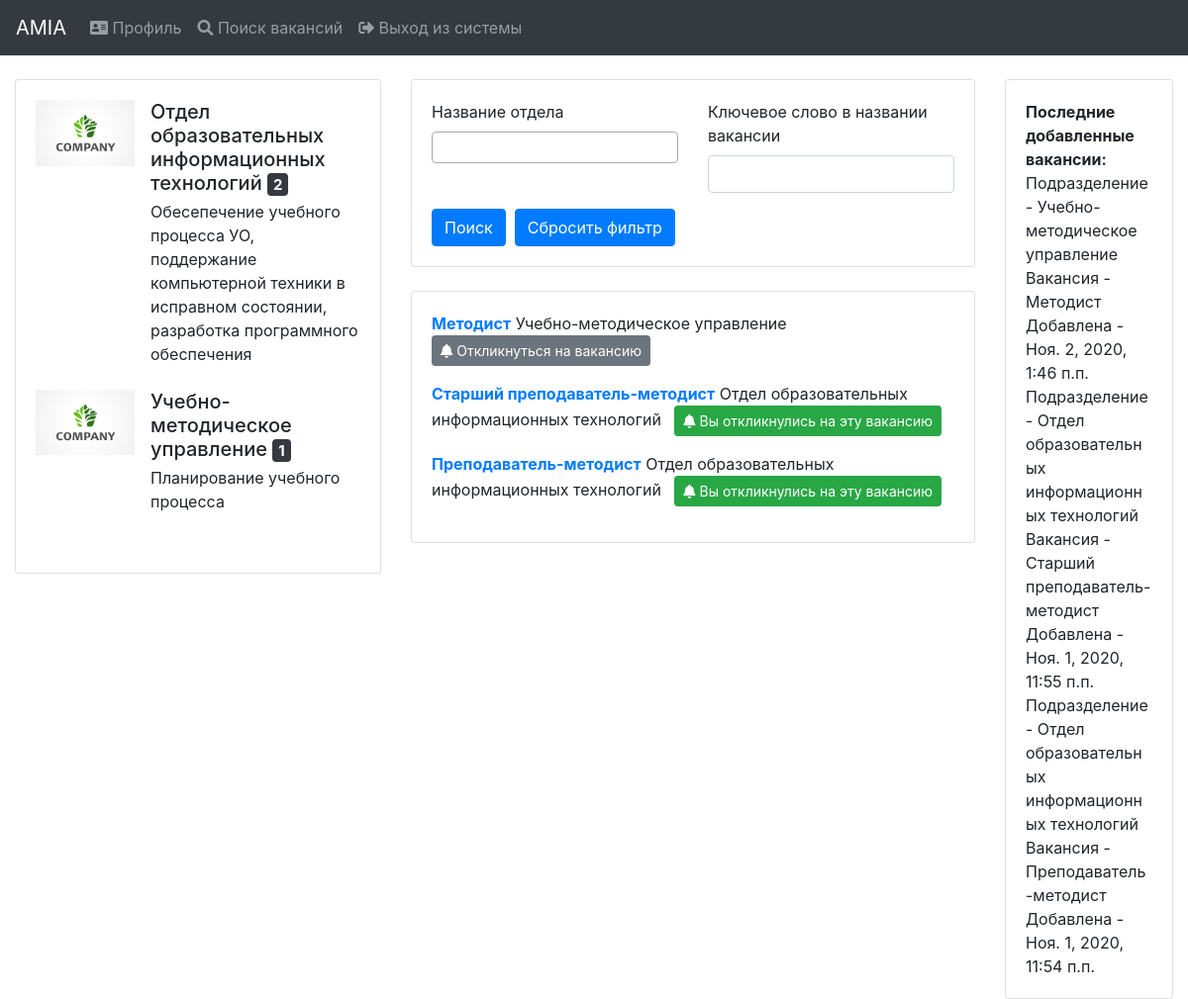
Before: /institution/ (signed in) with the older database file.
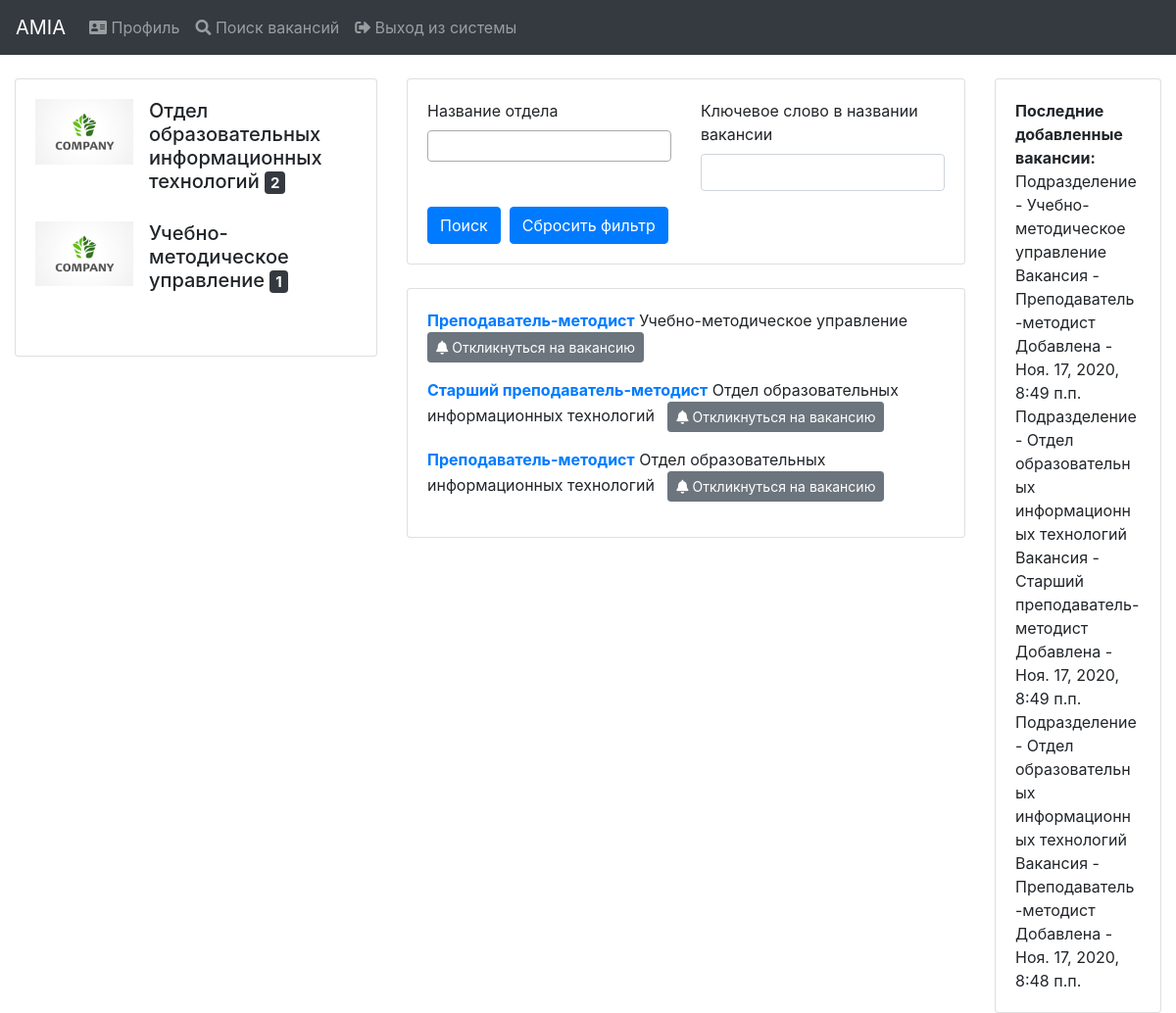
After: the same page with the newer database file.
### institution/models.py (models this page shows, shortened)
class Institution(models.Model):
    institution_name = models.CharField(max_length=255, verbose_name="Institution name")
    info_about = models.TextField(verbose_name="About", blank=True, null=True)
    img = models.ImageField(verbose_name="Image", blank=True, null=True, upload_to='institutions')
    subscribers = models.ManyToManyField(SocialProfile, verbose_name="Subscribers")
    def __str__(self):
        return self.institution_name
    class Meta:
        ordering = ('institution_name',)
        verbose_name = 'Institution'
        verbose_name_plural = 'Institution'

class Vacancy(models.Model):
    OPENED = 1
    COMPLETED = 2
    BLOCKED = 3
    STATUSES = [
        (OPENED, 'Opened'),
        (COMPLETED, 'Completed'),
        (BLOCKED, 'Blocked'),
    ]
    vacancy = models.CharField(max_length=255, verbose_name="Vacancy")
    date_added = models.DateTimeField(verbose_name="Date added", auto_now_add=True)
    who_added = models.ForeignKey(User, on_delete=models.SET_NULL, verbose_name="Who added", blank=True, null=True)
    description = models.TextField(verbose_name="Description", blank=True, null=True)
    institution = models.ForeignKey(Institution, on_delete=models.CASCADE, verbose_name="Institution")
    responded = models.ManyToManyField(SocialProfile, verbose_name="Responded", through='RespondedVacancy')
    status = models.IntegerField(verbose_name="Status", choices=STATUSES, default=OPENED)
    skills = models.ManyToManyField(Skill, verbose_name="Skills", blank=True)
    languages = models.ManyToManyField(Language, verbose_name="Language", through='LanguageWithLevelVacancy')
    def __str__(self):
        return self.vacancy
    class Meta:
        ordering = ('vacancy',)
        verbose_name = 'Vacancy'
        verbose_name_plural = 'Vacancies'

### institution/views.py (the view)
# urls.py: path('', views.SearchView.as_view(), name='search'),
class SearchView(LoginRequiredMixin, View):
    def get(self, request):
        institutions = Institution.objects.all()
        vacancies = Vacancy.objects.all().order_by('-date_added')[:5]
        f = VacancyFilterForProfile(request.GET, queryset=Vacancy.objects.all().order_by('-pk'))
        paginator = Paginator(f.qs, 50)
        page = request.GET.get('page')
        vacancies_search = paginator.get_page(page)
        return render(request, 'institution/vacancies/vacancy_search.html', {
            'institutions': institutions,
            'vacancies': vacancies,
            'vacancies_search': vacancies_search,
            'filter': f,
        })

### context_processors/models_context.py (called while the page is built)
def models_context(request):
    return {'educational': EducationalInstitution.objects.all(),
            'language_levels': LanguageLevel.objects.all(),
            'languages': Language.objects.all(),
            'specialties': Specialty.objects.all(),
            'skills': Skill.objects.all(),
            'interests': Interest.objects.all(),
            }

### institution/templates/institution/vacancies/vacancy_search.html (shortened to what this page needs)
{% extends 'base.html' %}
{% load widget_tweaks %}
{% load static %}
{% block content %}
    {% include 'social_profile/navbar.html' %}
    <br>
    <div class="container-fluid">
        <div class="row">
            <div class="col-lg-4">
                <div class="card">
                    <div class="card-body">
                        <ul class="list-unstyled">
                            {% for inst in institutions %}
                                <li class="media">
                                    {% if inst.img %}
                                        <img src="{{ inst.img.url }}" class="mr-3" alt="institution_image" style="width: 100px;">
                                    {% endif %}
                                    <div class="media-body">
                                        <h5 class="mt-0 mb-1">{{ inst.institution_name }}
                                            <a href="{% url 'institution:institution_vacancy' inst.id %}" class="badge badge-dark">{{ inst.vacancy_set.all.count }}</a>
                                        </h5>
                                        {{ inst.info_about }}
                                    </div>
                                </li><br>
                            {% endfor %}
                        </ul>
                    </div>
                </div>
            </div>
            <div class="col-lg-6">
                <div class="card">
                    <div class="card-body">
                        <form action="{% url 'institution:search' %}" method="get">
                            <div class="row">
                                <div class="col-lg-6">
                                    <div class="form-group">
                                        <label for="exampleInputEmail1">Название отдела</label>
                                    </div>
                                </div>
                                <div class="col-lg-6">
                                    <div class="form-group">
                                        <label for="exampleInputPassword1">Ключевое слово в названии вакансии</label>
                                        {% render_field filter.form.vacancy class+="form-control" style="width: 100%" %}
                                    </div>
                                </div>
                            </div>
                            <button type="submit" class="btn btn-primary">Поиск</button>&nbsp;&nbsp;<a href="{% url 'institution:search' %}" class="btn btn-primary">Сбросить фильтр</a>
                        </form>
                    </div>
                </div><br>
                <div class="card">
                    <div class="card-body">
                        {% if vacancies_search %}
                            {% for vac in vacancies_search %}
                                <p>
                                    <a class="" data-toggle="collapse" href="#collapseExample{{ vac.id }}" role="button" aria-expanded="false" aria-controls="collapseExample">
                                        <b>{{ vac.vacancy }}</b>
                                    </a> {{ vac.institution }}&nbsp;&nbsp;
                                    {% if request.user.socialprofile in vac.responded.all %}
                                        <button class="btn btn-success vacancy_respond btn-sm" type="button" id="id_vacancy_respond" name="vacancy_respond" data-VacancyId="{{ vac.id }}" value="1" disabled>
                                            <i class="fas fa-bell"></i> Вы откликнулись на эту вакансию
                                        </button>
                                    {% else %}
                                        <button class="btn btn-secondary vacancy_respond btn-sm" type="button" id="id_vacancy_respond" name="vacancy_respond" data-VacancyId="{{ vac.id }}" value="-1" disabled>
                                            <i class="fas fa-bell"></i> Откликнуться на вакансию
                                        </button>
                                    {% endif %}
                                </p>
                            {% endfor %}
                        {% else %}
                            По вашему запросу ничего не найдено
                        {% endif %}
                    </div>
                </div>
            </div>
            <div class="col-lg-2">
                <div class="card">
                    <div class="card-body">
                        <b>Последние добавленные вакансии:</b><br>
                        {% for vacancy in vacancies %}
                            Подразделение - {{ vacancy.institution }}<br>
                            Вакансия - {{ vacancy }} Добавлена - {{ vacancy.date_added }}<br>
                        {% endfor %}
                    </div>
                </div>
            </div>
        </div>
    </div>
{% endblock %}

### templates/base.html (shortened to what this page needs)
<!doctype html>
<html lang="ru">
<head>
    {% load static %}
    <link rel="stylesheet" href="https://cdn.jsdelivr.net/npm/bootstrap@4.5.3/dist/css/bootstrap.min.css">
    <link rel="stylesheet" href="https://use.fontawesome.com/releases/v5.4.2/css/all.css">
    <link href="https://cdn.jsdelivr.net/npm/select2@4.1.0-beta.1/dist/css/select2.min.css" rel="stylesheet" />
</head>
<body>
{% block content %}{% endblock %}
</body>
</html>

### social_profile/templates/social_profile/navbar.html (shortened to what this page needs)
<nav class="navbar navbar-expand-lg navbar-dark bg-dark">
    <a class="navbar-brand" href="#">AMIA</a>
    <div class="collapse navbar-collapse" id="navbarSupportedContent">
        <ul class="navbar-nav mr-auto">
            <li class="nav-item">
                <a class="nav-link" href="{% url 'profile:profile_update' request.user.socialprofile.id %}"><i class="fas fa-address-card"></i> Профиль <span class="sr-only">(current)</span></a>
            </li>
            <li class="nav-item">
                <a class="nav-link" href="{% url 'institution:search' %}"><i class="fas fa-search"></i> Поиск вакансий</a>
            </li>
            <li class="nav-item">
                <a class="nav-link" href="{% url 'logout' %}"><i class="fas fa-sign-out-alt"></i> Выход из системы <span class="sr-only">(current)</span></a>
            </li>
        </ul>
    </div>
</nav>

Changed rows visible on the page:
changed Institution "Отдел образовательных информационных технологий": info_about "Обесепечение учебного процесса УО, поддержание компьютерной техники в исправном состоянии, разработка программного обеспечения" → (not shown)
changed Institution "Учебно-методическое управление": info_about "Планирование учебного процесса" → (not shown)
changed Vacancy "Учебно-методическое управление": vacancy "Методист" → "Преподаватель-методист"; date_added "Ноя. 2, 2020, 1:46 п.п." → "Ноя. 17, 2020, 8:49 п.п."
changed Vacancy "Старший преподаватель-методист": date_added "Ноя. 1, 2020, 11:55 п.п." → "Ноя. 17, 2020, 8:49 п.п."; text "Вы откликнулись на эту вакансию" → "Откликнуться на вакансию"
changed Vacancy: date_added "Ноя. 1, 2020, 11:54 п.п." → "Ноя. 17, 2020, 8:48 п.п."; text "Вы откликнулись на эту вакансию" → "Откликнуться на вакансию"
